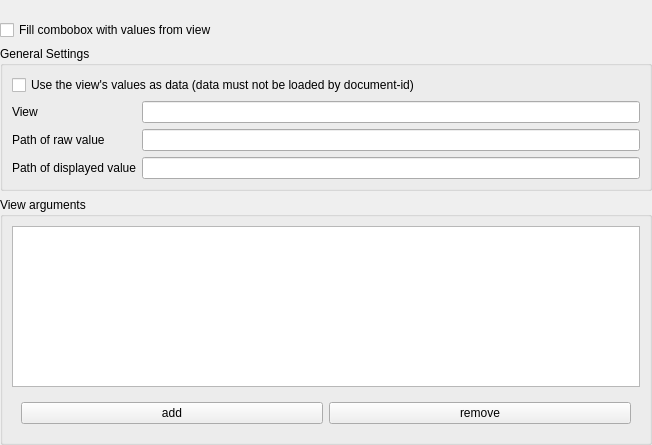
<?xml version="1.0" encoding="UTF-8"?>
<ui version="4.0">
 <class>GbRoomAndPath</class>
 <widget class="QWidget" name="GbRoomAndPath">
  <property name="geometry">
   <rect>
    <x>0</x>
    <y>0</y>
    <width>652</width>
    <height>445</height>
   </rect>
  </property>
  <property name="windowTitle">
   <string>Form</string>
  </property>
  <layout class="QVBoxLayout" name="verticalLayout">
   <property name="leftMargin">
    <number>0</number>
   </property>
   <property name="topMargin">
    <number>20</number>
   </property>
   <property name="rightMargin">
    <number>0</number>
   </property>
   <property name="bottomMargin">
    <number>0</number>
   </property>
   <item>
    <widget class="CheckBox" name="checkBox_3">
     <property name="text">
      <string>Fill combobox with values from view</string>
     </property>
     <property name="template" stdset="0">
      <string>inspector-isview</string>
     </property>
    </widget>
   </item>
   <item>
    <widget class="QGroupBox" name="groupBox_2">
     <property name="title">
      <string>General Settings</string>
     </property>
     <layout class="QGridLayout" name="gridLayout">
      <item row="1" column="1">
       <widget class="LineEdit" name="LineEdit">
        <property name="template" stdset="0">
         <string>inspector-view</string>
        </property>
       </widget>
      </item>
      <item row="1" column="0">
       <widget class="QLabel" name="label">
        <property name="text">
         <string>View</string>
        </property>
       </widget>
      </item>
      <item row="2" column="1">
       <widget class="LineEdit" name="LineEdit_2">
        <property name="template" stdset="0">
         <string>inspector-viewpath</string>
        </property>
       </widget>
      </item>
      <item row="3" column="0">
       <widget class="QLabel" name="label_3">
        <property name="text">
         <string>Path of displayed value</string>
        </property>
       </widget>
      </item>
      <item row="2" column="0">
       <widget class="QLabel" name="label_2">
        <property name="text">
         <string>Path of raw value</string>
        </property>
       </widget>
      </item>
      <item row="3" column="1">
       <widget class="LineEdit" name="LineEdit_3">
        <property name="template" stdset="0">
         <string>inspector-viewdisplaypath</string>
        </property>
       </widget>
      </item>
      <item row="0" column="0" colspan="2">
       <widget class="CheckBox" name="checkBox_2">
        <property name="text">
         <string>Use the view's values as data (data must not be loaded by document-id)</string>
        </property>
        <property name="template" stdset="0">
         <string>inspector-dataview</string>
        </property>
       </widget>
      </item>
     </layout>
    </widget>
   </item>
   <item>
    <widget class="QGroupBox" name="groupBox">
     <property name="title">
      <string>View arguments</string>
     </property>
     <layout class="QVBoxLayout" name="verticalLayout_2">
      <item>
       <widget class="EmbeddedViewTable" name="embeddedViewTable">
        <property name="minimumSize">
         <size>
          <width>0</width>
          <height>150</height>
         </size>
        </property>
        <property name="template" stdset="0">
         <string>inspector-table-viewargs</string>
        </property>
       </widget>
      </item>
      <item>
       <widget class="QWidget" name="widget" native="true">
        <layout class="QHBoxLayout" name="horizontalLayout">
         <item>
          <widget class="ActionButton" name="actionButton_2">
           <property name="text">
            <string>add</string>
           </property>
           <property name="template" stdset="0">
            <string>inspector-viewargs-add</string>
           </property>
          </widget>
         </item>
         <item>
          <widget class="ActionButton" name="actionButton">
           <property name="text">
            <string>remove</string>
           </property>
           <property name="template" stdset="0">
            <string>inspector-viewargs-remove</string>
           </property>
          </widget>
         </item>
        </layout>
       </widget>
      </item>
     </layout>
    </widget>
   </item>
  </layout>
 </widget>
 <customwidgets>
  <customwidget>
   <class>ActionButton</class>
   <extends>QPushButton</extends>
   <header>wallaby.frontends.qt.widgets.buttons.actionButton</header>
  </customwidget>
  <customwidget>
   <class>CheckBox</class>
   <extends>QCheckBox</extends>
   <header>wallaby.frontends.qt.widgets.buttons.checkBox</header>
  </customwidget>
  <customwidget>
   <class>EmbeddedViewTable</class>
   <extends>QTableView</extends>
   <header>wallaby.frontends.qt.widgets.multi.embeddedViewTable</header>
  </customwidget>
  <customwidget>
   <class>LineEdit</class>
   <extends>QLineEdit</extends>
   <header>wallaby.frontends.qt.widgets.edits.lineEdit</header>
  </customwidget>
 </customwidgets>
 <resources/>
 <connections/>
</ui>
